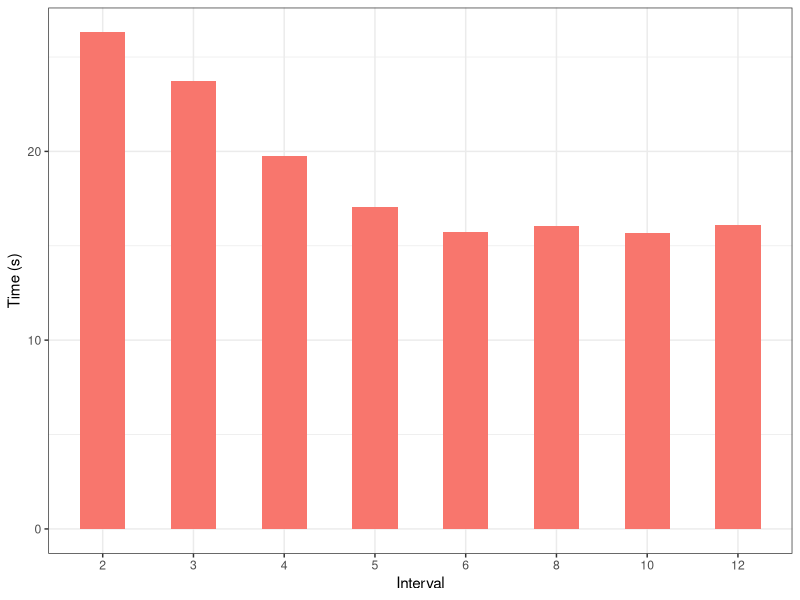
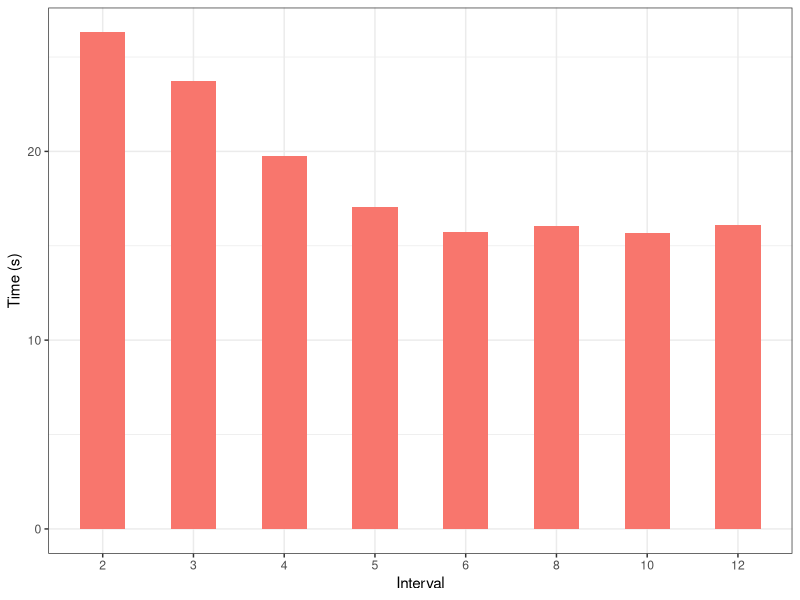

Reproduce these figures in R, in order.
library(tidyverse)

data <- read_tsv("interval-performance.tsv") 

p = ggplot(data, aes(x = factor(interval), y = time, fill="blue")) + 
  geom_col(width = 0.5, position="dodge") + 
  labs(x="Interval", y="Time (s)") +
  guides(fill="none") +
  theme_bw() 
plot(p)  

W=6
H=4
ggsave(paste0("interval-performance.pdf"), width = W, height = H)
